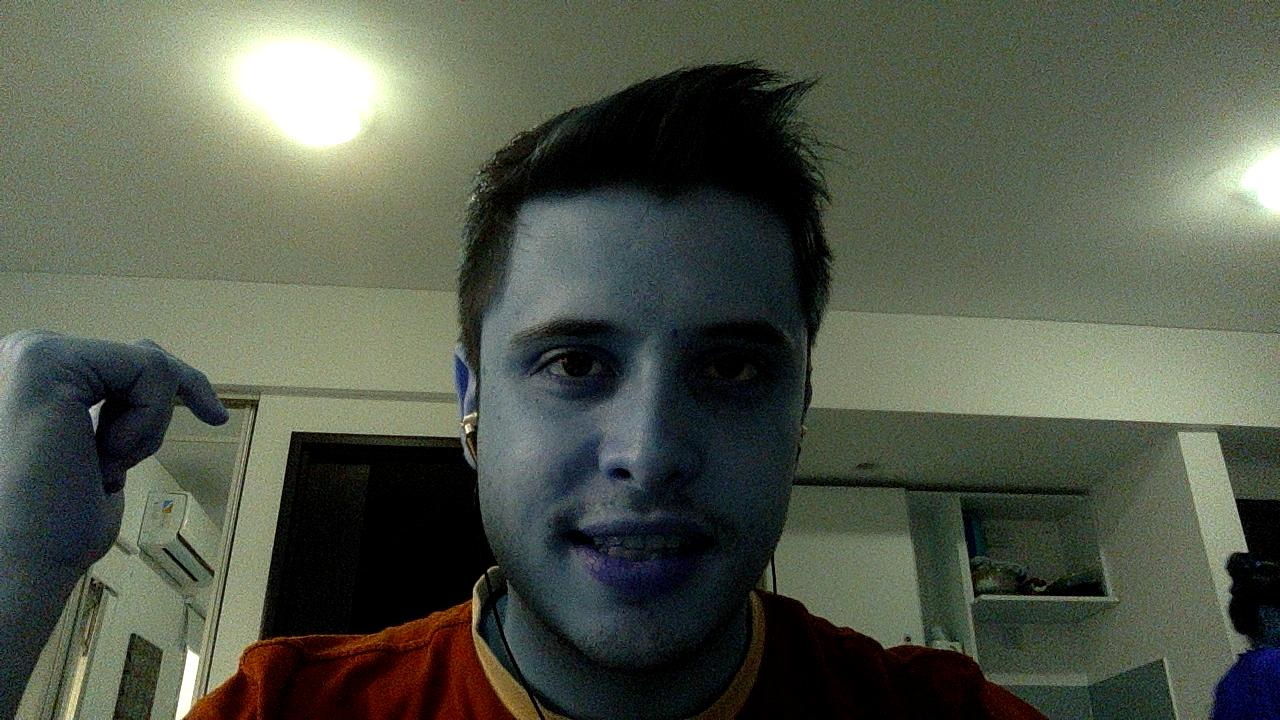
#> input picture Cara0.jpeg, 1280 x 720 px, given in place of the camera
$ python capture.py Cara0.jpeg
#> lines starting #> are read from the running program, lines starting #| are printed output that depends on the picture; after the words box and inside, x2 and y2 are one past the last pixel; in counts of white or black regions, pixels touching at a corner belong together
#OpenCV module
import cv2
#Modulo para leer directorios y rutas de archivos
import os
#OpenCV trabaja con arreglos de numpy
import numpy
#Obtener el nombre de la persona que estamos capturando
import sys
nombre = sys.argv[1]

#Directorio donde se encuentra la carpeta con el nombre de la persona
dir_faces = 'test'
path = os.path.join(dir_faces, nombre)

#Tamanio para reducir a miniaturas las fotografias
size = 4

#Si no hay una carpeta con el nombre ingresado entonces se crea
if not os.path.isdir(path):
    os.mkdir(path)

#cargamos la plantilla e inicializamos la webcam
face_cascade = cv2.CascadeClassifier('haarcascade_frontalface_default.xml')
cap = cv2.VideoCapture(0)

img_width, img_height = 112, 92

#Ciclo para tomar fotografias
count = 0
while count < 100:
    #leemos un frame y lo guardamos
    rval, img = cap.read()
#> img is the input picture: shape (720, 1280, 3); mean B, G, R 75.6, 89.1, 83.3
    img = cv2.flip(img, 1, 0)
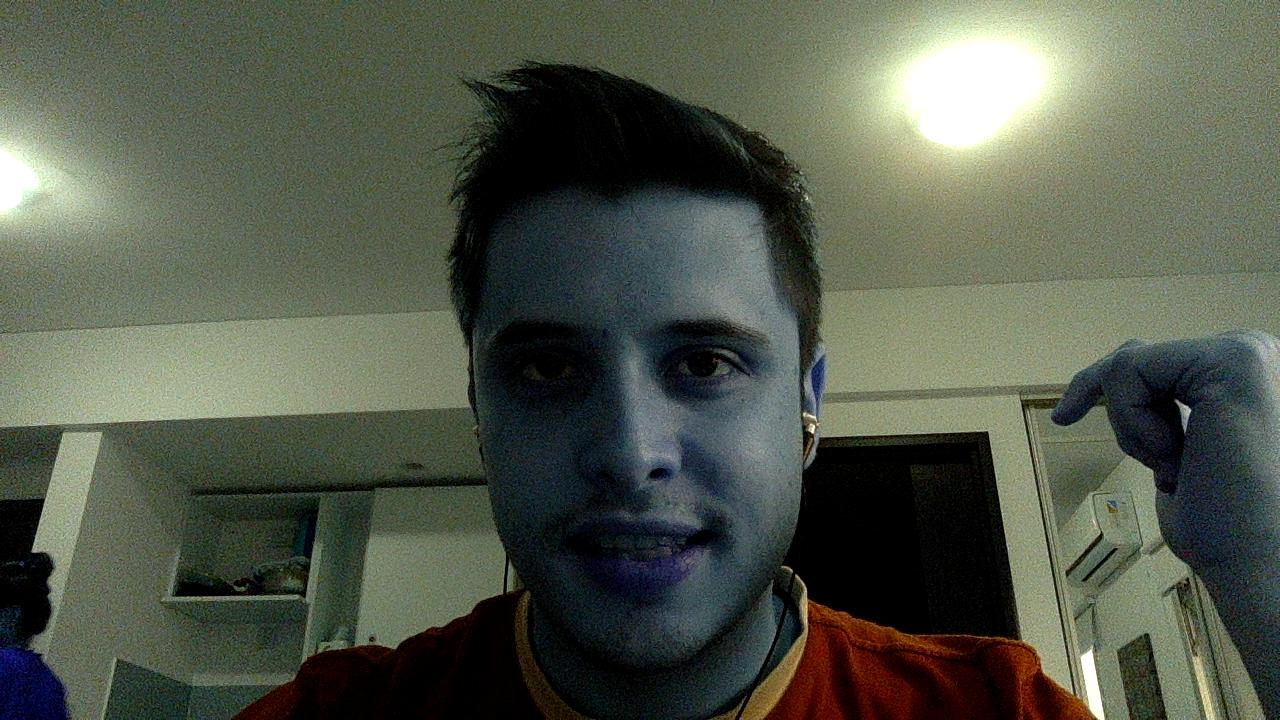
#> img: shape (720, 1280, 3); mean B, G, R 75.6, 89.1, 83.3

    #convertimos la imagen a blanco y negro
    gray = cv2.cvtColor(img, cv2.COLOR_BGR2GRAY)
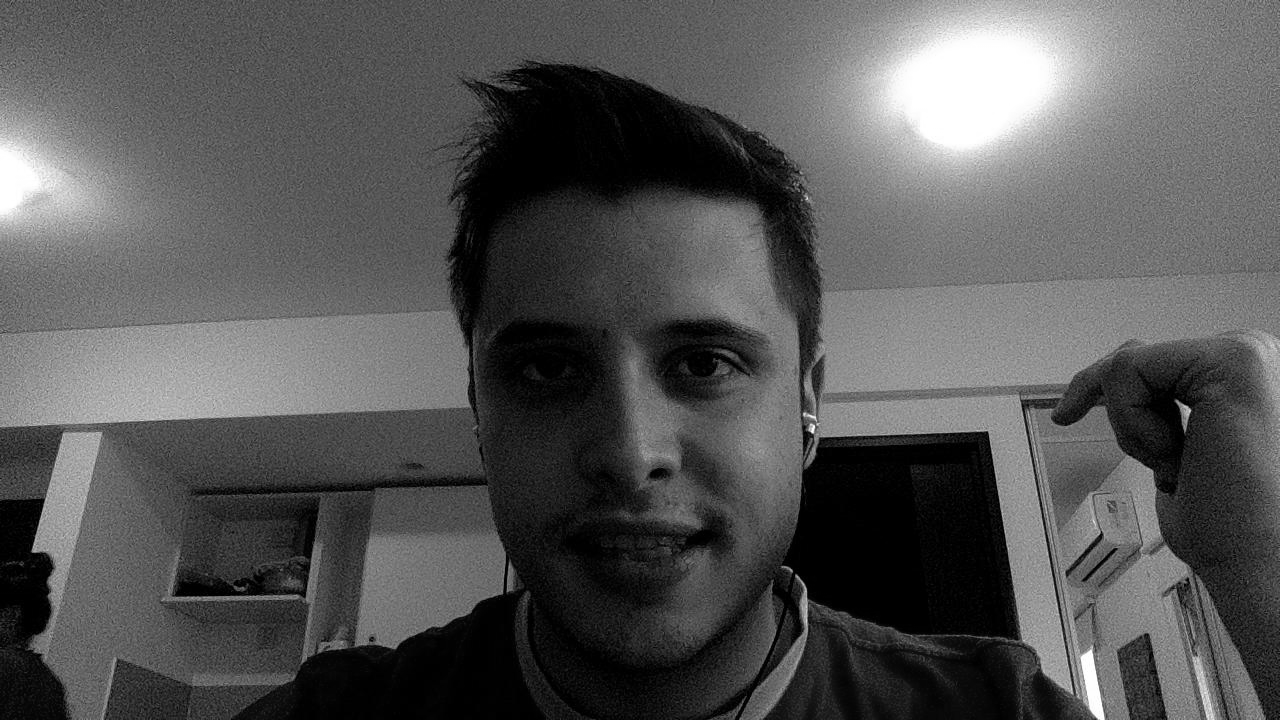
#> gray: shape (720, 1280); min 0, max 255, mean 85.8

    #redimensionar la imagen
    mini = cv2.resize(gray, (int(gray.shape[1] / size), int(gray.shape[0] / size)))

    """buscamos las coordenadas de los rostros (si los hay) y
   guardamos su posicion"""
    faces = face_cascade.detectMultiScale(mini)
#> faces = [[106, 52, 103, 103]]
    faces = sorted(faces, key=lambda x: x[3])

    if faces:
        face_i = faces[0]
#> face_i = [106, 52, 103, 103]
        (x, y, w, h) = [v * size for v in face_i]
#> x = 424; y = 208; w = 412; h = 412
        face = gray[y:y + h, x:x + w]
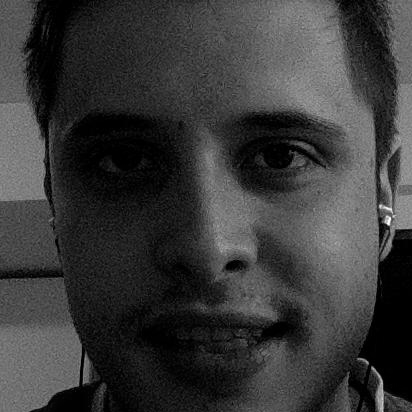
#> face: shape (412, 412); min 0, max 253, mean 57.2
        face_resize = cv2.resize(face, (img_width, img_height))
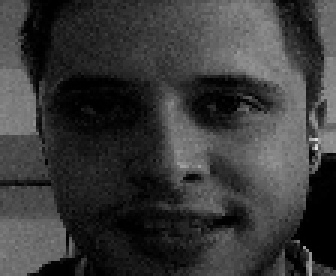
#> face_resize: shape (92, 112) (shown 3 times larger); min 0, max 226, mean 57

        #Dibujamos un rectangulo en las coordenadas del rostro
        cv2.rectangle(img, (x, y), (x + w, y + h), (0, 255, 0), 3)
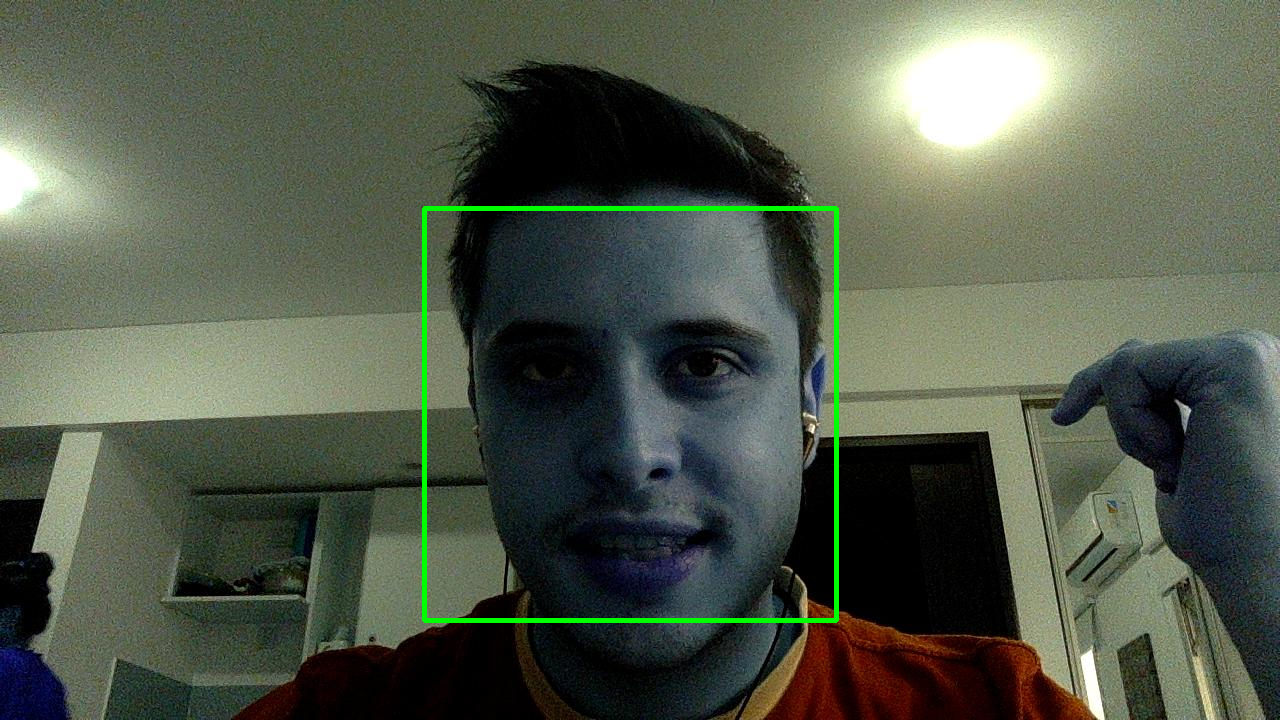
#> img: shape (720, 1280, 3); 0.89% of pixels changed, all inside (x1, y1, x2, y2) = (422, 206, 839, 623)
        #Ponemos el nombre en el rectagulo
        cv2.putText(img, nombre, (x - 10, y - 10), cv2.FONT_HERSHEY_PLAIN,1,(0, 255, 0))
#> img: shape (720, 1280, 3); 0.02% of pixels changed, all inside (x1, y1, x2, y2) = (416, 187, 500, 201)

        #El nombre de cada foto es el numero del ciclo
        #Obtenemos el nombre de la foto
        #Despues de la ultima sumamos 1 para continuar con los demas nombres
#> (the run stopped early here; a loop or call above may not have finished)

$ run again, on entrenamiento.png
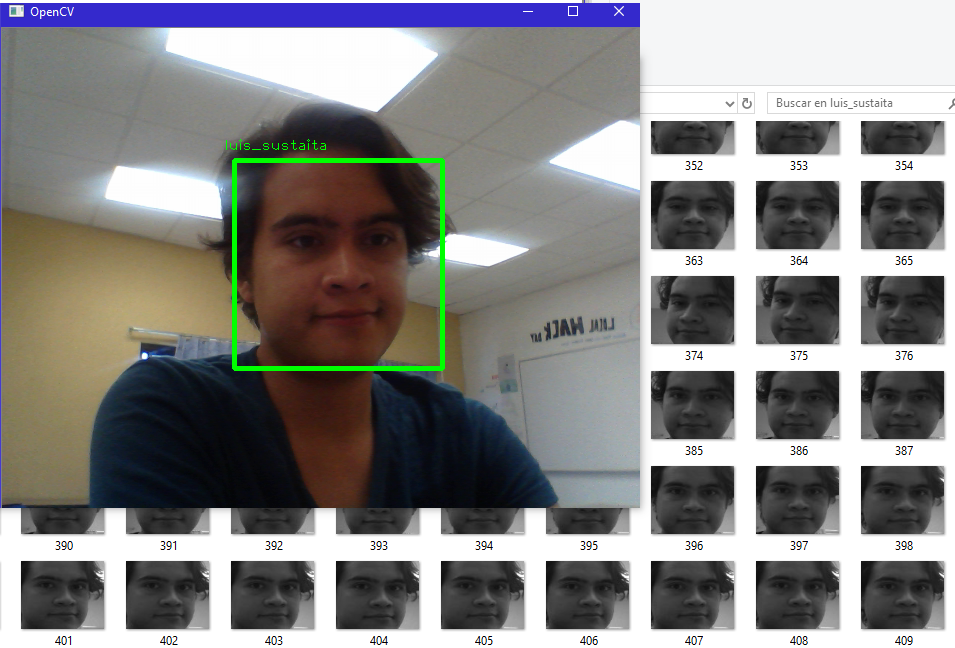
#> input picture entrenamiento.png, 955 x 648 px, given in place of the camera
#> img is the input picture: shape (648, 955, 3); mean B, G, R 132.3, 133.1, 134.1
#> `mini = cv2.resize(gray, (int(gray.shape[1] / size), int(gray.shape[0] ..`:
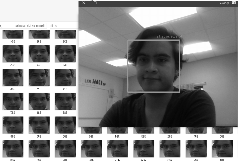
#> mini: shape (162, 238); min 5, max 255, mean 133.1
#> faces = [[128, 42, 50, 50]]
#> face_i = [128, 42, 50, 50]
#> x = 512; y = 168; w = 200
#> `cv2.putText(img, nombre, (x - 10, y - 10), cv2.FONT_HERSHEY_PLAIN,1,(0..`:
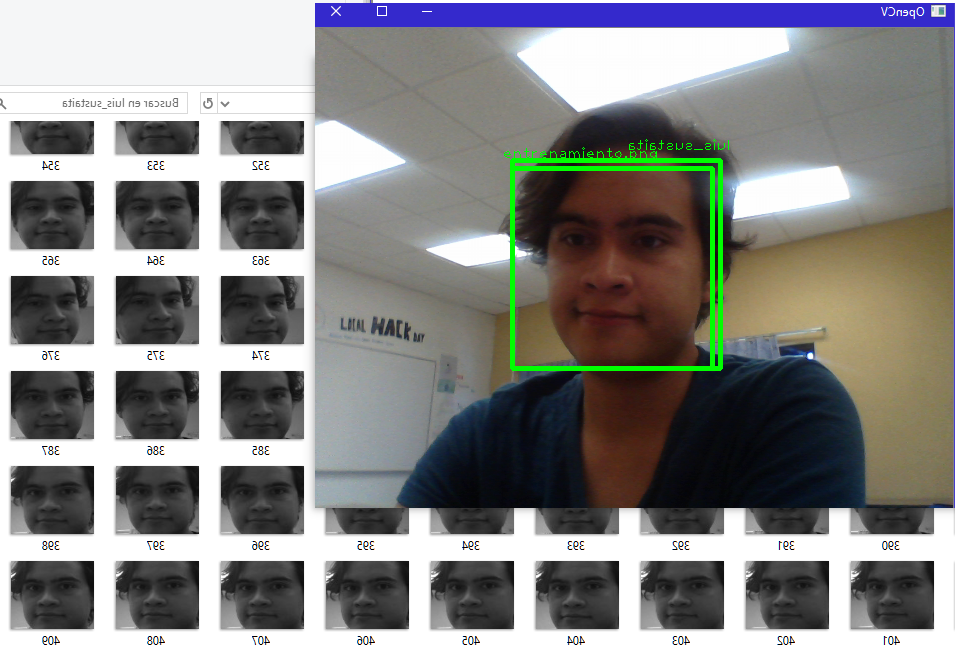
#> img: shape (648, 955, 3); mean B, G, R 132.2, 133.8, 133.8

$ run again, on reconocido.png
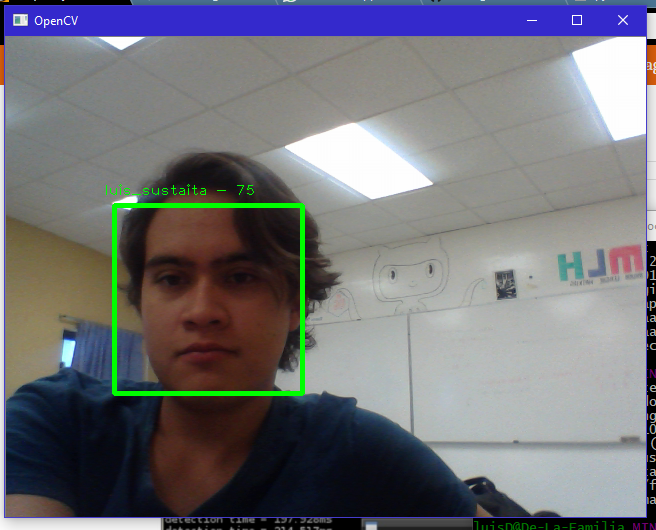
#> input picture reconocido.png, 656 x 530 px, given in place of the camera
#> img is the input picture: shape (530, 656, 3); mean B, G, R 120.1, 114.5, 114
#> `mini = cv2.resize(gray, (int(gray.shape[1] / size), int(gray.shape[0] ..`:
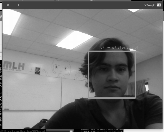
#> mini: shape (132, 164); min 0, max 254, mean 115
#> faces = [[90, 52, 46, 46]]
#> face_i = [90, 52, 46, 46]
#> x = 360; y = 208; w = 184
#> `cv2.putText(img, nombre, (x - 10, y - 10), cv2.FONT_HERSHEY_PLAIN,1,(0..`:
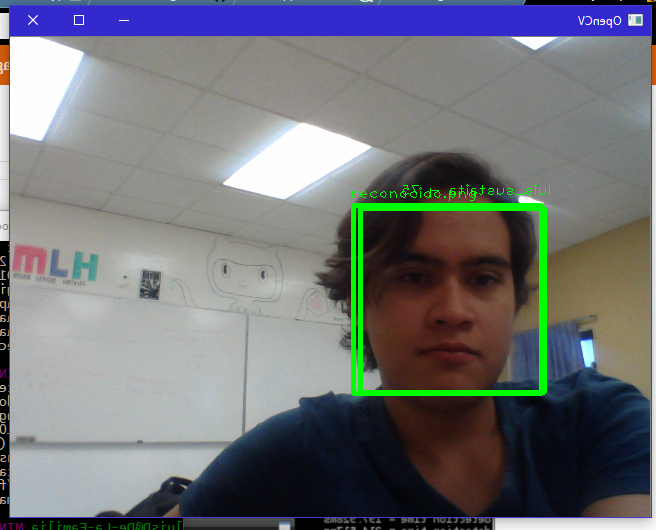
#> img: shape (530, 656, 3); mean B, G, R 119.6, 115.8, 113.5
